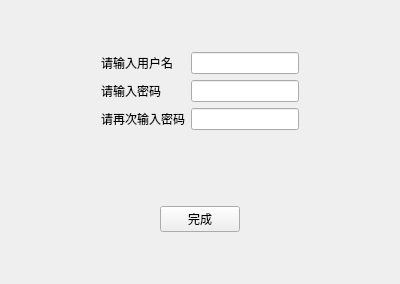
<?xml version="1.0" encoding="UTF-8"?>
<ui version="4.0">
 <class>regist</class>
 <widget class="QWidget" name="regist">
  <property name="geometry">
   <rect>
    <x>0</x>
    <y>0</y>
    <width>400</width>
    <height>284</height>
   </rect>
  </property>
  <property name="sizePolicy">
   <sizepolicy hsizetype="Preferred" vsizetype="Fixed">
    <horstretch>0</horstretch>
    <verstretch>0</verstretch>
   </sizepolicy>
  </property>
  <property name="windowTitle">
   <string>Form</string>
  </property>
  <layout class="QVBoxLayout" name="verticalLayout">
   <item>
    <widget class="QWidget" name="widget" native="true">
     <property name="sizePolicy">
      <sizepolicy hsizetype="Preferred" vsizetype="Fixed">
       <horstretch>0</horstretch>
       <verstretch>0</verstretch>
      </sizepolicy>
     </property>
     <layout class="QGridLayout" name="gridLayout">
      <item row="2" column="2">
       <widget class="QLineEdit" name="password_2"/>
      </item>
      <item row="1" column="1">
       <widget class="QLabel" name="label_3">
        <property name="text">
         <string>请输入密码</string>
        </property>
       </widget>
      </item>
      <item row="1" column="0">
       <spacer name="horizontalSpacer">
        <property name="orientation">
         <enum>Qt::Horizontal</enum>
        </property>
        <property name="sizeHint" stdset="0">
         <size>
          <width>40</width>
          <height>20</height>
         </size>
        </property>
       </spacer>
      </item>
      <item row="1" column="2">
       <widget class="QLineEdit" name="password"/>
      </item>
      <item row="0" column="1">
       <widget class="QLabel" name="label">
        <property name="text">
         <string>请输入用户名</string>
        </property>
       </widget>
      </item>
      <item row="2" column="1">
       <widget class="QLabel" name="label_2">
        <property name="text">
         <string>请再次输入密码</string>
        </property>
       </widget>
      </item>
      <item row="0" column="2">
       <widget class="QLineEdit" name="account"/>
      </item>
      <item row="1" column="3">
       <spacer name="horizontalSpacer_2">
        <property name="orientation">
         <enum>Qt::Horizontal</enum>
        </property>
        <property name="sizeHint" stdset="0">
         <size>
          <width>40</width>
          <height>20</height>
         </size>
        </property>
       </spacer>
      </item>
     </layout>
    </widget>
   </item>
   <item>
    <spacer name="verticalSpacer">
     <property name="orientation">
      <enum>Qt::Vertical</enum>
     </property>
     <property name="sizeType">
      <enum>QSizePolicy::Fixed</enum>
     </property>
     <property name="sizeHint" stdset="0">
      <size>
       <width>5</width>
       <height>20</height>
      </size>
     </property>
    </spacer>
   </item>
   <item>
    <widget class="QWidget" name="widget_2" native="true">
     <property name="sizePolicy">
      <sizepolicy hsizetype="Preferred" vsizetype="Fixed">
       <horstretch>0</horstretch>
       <verstretch>0</verstretch>
      </sizepolicy>
     </property>
     <layout class="QHBoxLayout" name="horizontalLayout">
      <item>
       <spacer name="horizontalSpacer_3">
        <property name="orientation">
         <enum>Qt::Horizontal</enum>
        </property>
        <property name="sizeHint" stdset="0">
         <size>
          <width>40</width>
          <height>20</height>
         </size>
        </property>
       </spacer>
      </item>
      <item>
       <widget class="QPushButton" name="pushButton">
        <property name="text">
         <string>完成</string>
        </property>
       </widget>
      </item>
      <item>
       <spacer name="horizontalSpacer_4">
        <property name="orientation">
         <enum>Qt::Horizontal</enum>
        </property>
        <property name="sizeHint" stdset="0">
         <size>
          <width>40</width>
          <height>20</height>
         </size>
        </property>
       </spacer>
      </item>
     </layout>
    </widget>
   </item>
  </layout>
 </widget>
 <resources/>
 <connections/>
</ui>
